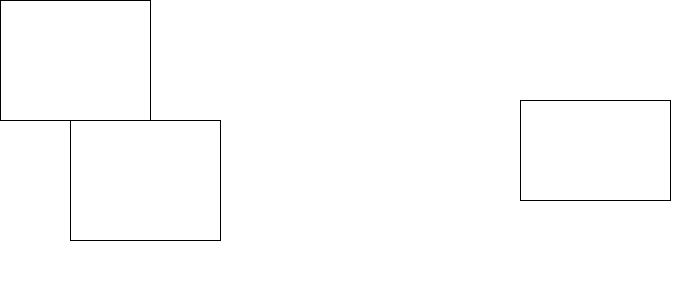
Frame 1 (no input)
Frame 60 (the mouse pressed at the canvas centre just before this capture): identical to frame 1, image omitted
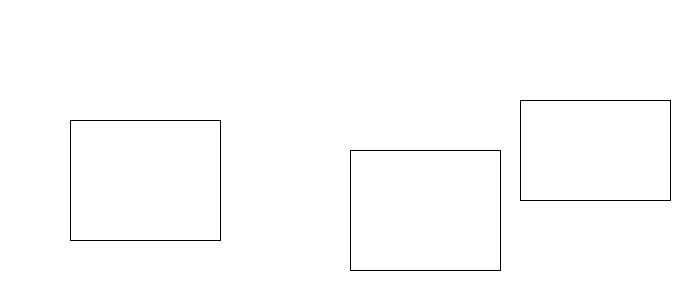
Frame 120 (the mouse held since frame 60 and released just before this capture)

The Processing sketch that drew these frames (run headless with seeded random() and noise(); from frame 60 on, the mouse is pressed at the canvas centre):

// Processing sketch: aula09_grupo01_exercicio02
// ── aula09_grupo01_exercicio02.pde
float a_dist=0;
void setup() {   size(700, 300); }
void draw() {
  background(255);
  a_dist=dist(mouseX,mouseY,(70+150)/2,(120+120)/2);
  if(a_dist < 100){
    fill(0,255,0);
    rect(70, 120, 150, 120); //esq
  }else{
    fill(255);
    rect(70, 120, 150, 120); //esq
  }
  rect(520, 100, 150, 100); //dir
  fill(255);
  rect(mouseX, mouseY, 150, 120);
}
